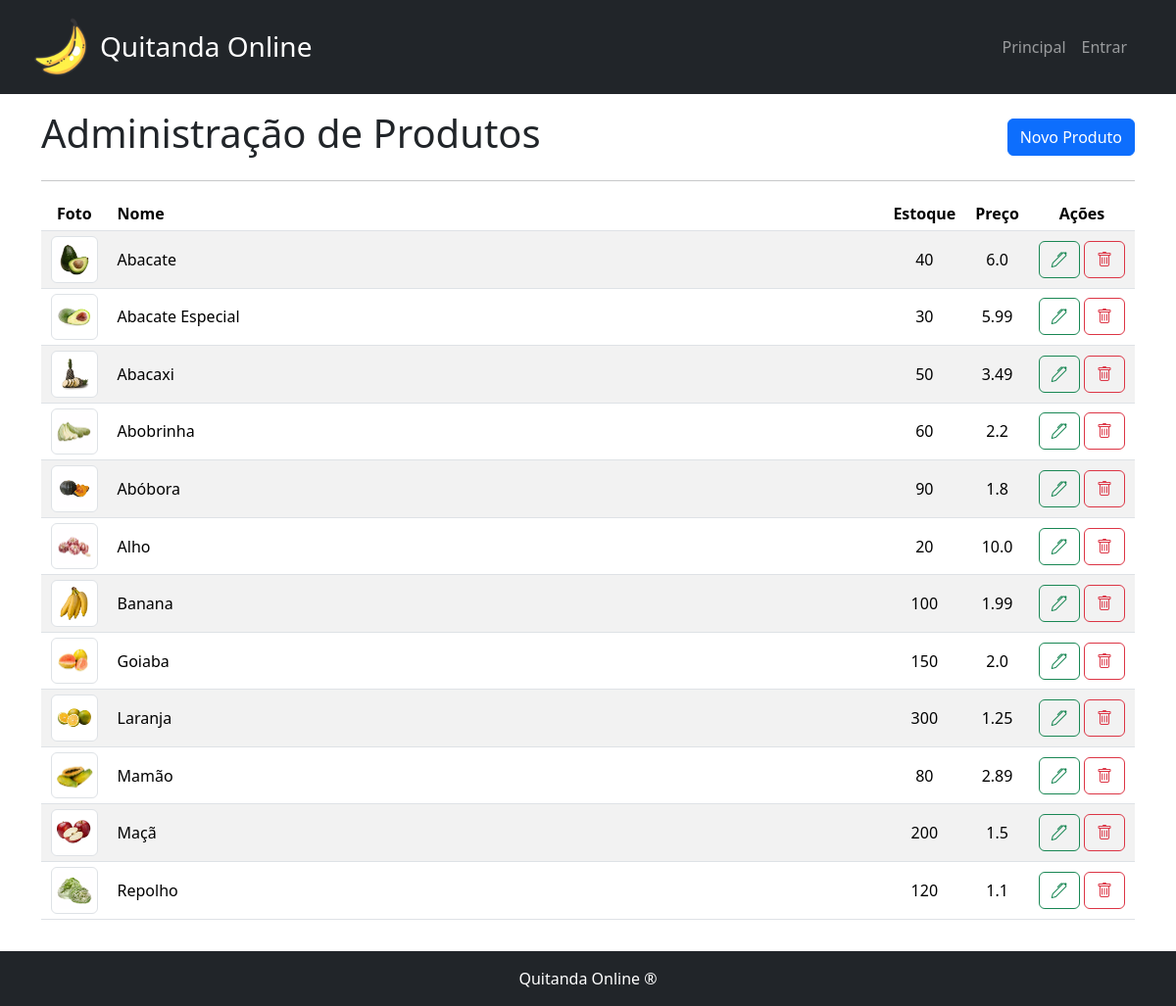
The page /admin/ on the database as committed earlier.
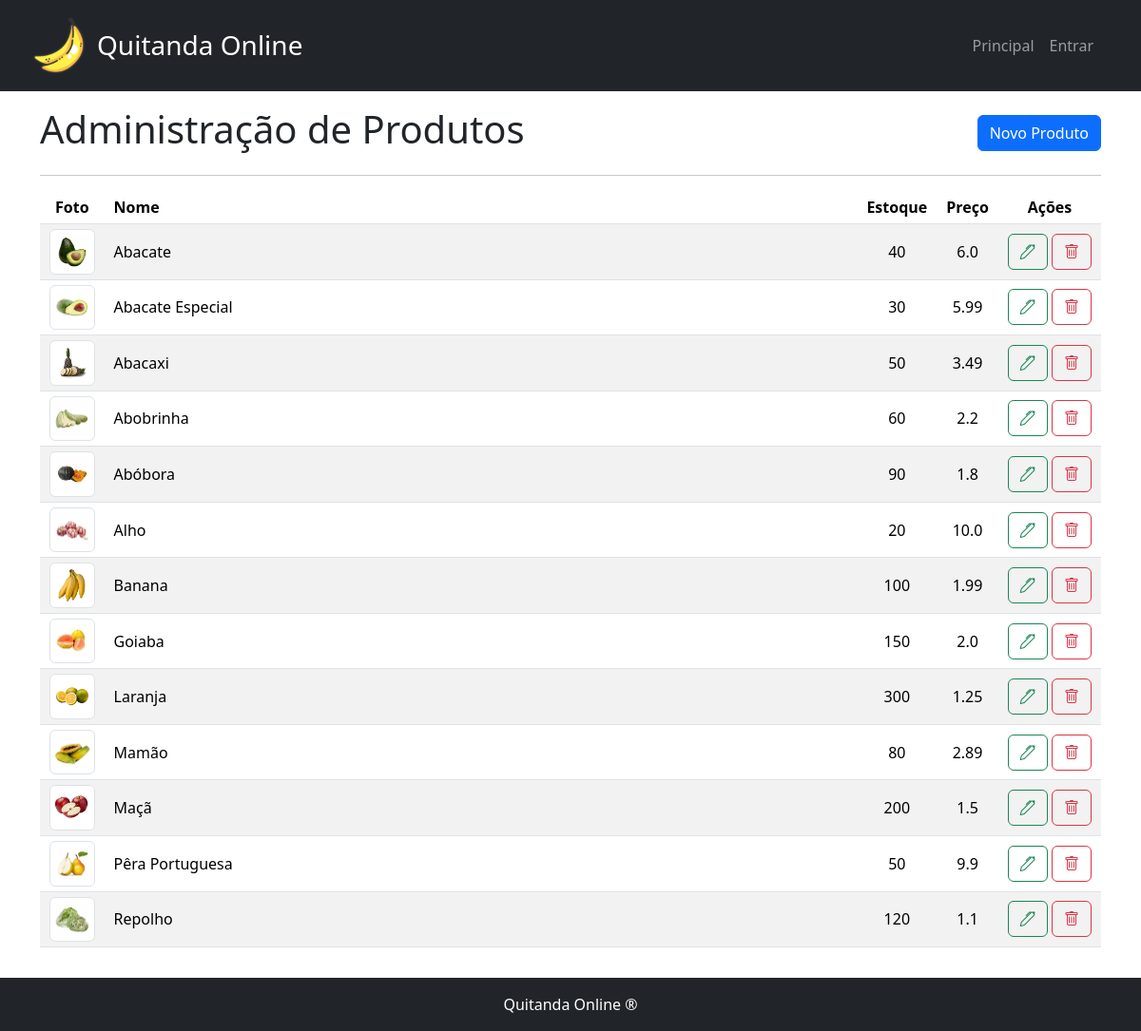
The same page on the database as committed later.
### tables this page shows
CREATE TABLE produto (
        id INTEGER PRIMARY KEY AUTOINCREMENT,
        nome VARCHAR(100) NOT NULL,
        descricao VARCHAR(1000) NOT NULL,
        preco REAL NOT NULL,
        estoque INTEGER NOT NULL);

### routes/admin_router.py (the view)
@router.get("/")
def get_root(request: Request):
    produtos = ProdutoRepo.obter_todos()
    response = templates.TemplateResponse(
        "admin/index.html", {"request": request, "produtos": produtos})
    return response

### templates/admin/index.html (shortened to what this page needs)
{% extends "base.html" %}
{% set admin_active = "active" %}
{% block conteudo %}
<div class="d-flex justify-content-between align-items-center">
    <h1>Administração de Produtos</h1>
    <a href="/admin/inserir_produto" class="btn btn-primary">Novo Produto</a>
</div>
<hr>
<table class="table table-striped table-hover table-sm table-produtos">
    <thead>
        <tr>
            <th class="px-3">Foto</th>
            <th>Nome</th>
            <th>Estoque</th>
            <th>Preço</th>
            <th>Ações</th>
        </tr>
    </thead>
    <tbody>
        {% for p in produtos %}
        <tr>
            <td>
                <img src="/static/img/produtos/{{'{:06d}'.format(p.id)}}.jpg" alt="{{p.nome}}" class="img-thumbnail h-100">
            </td>
            <td>{{p.nome}}</td>
            <td>{{p.estoque}}</td>
            <td>{{p.preco}}</td>
            <td>
                <a href="/admin/alterar_produto/{{p.id}}" class="btn btn-outline-success">
                    <i class="bi bi-pen"></i>
                </a>
                <a href="/admin/excluir_produto/{{p.id}}" class="btn btn-outline-danger">
                    <i class="bi bi-trash"></i>
                </a>
            </td>
        </tr>
        {% endfor %}
    </tbody>
</table>
{% endblock %}

Rows that differ between the two databases and show on the page:
added produto: shows a picture, nome "Pêra Portuguesa", estoque "50", preco "9.9"
